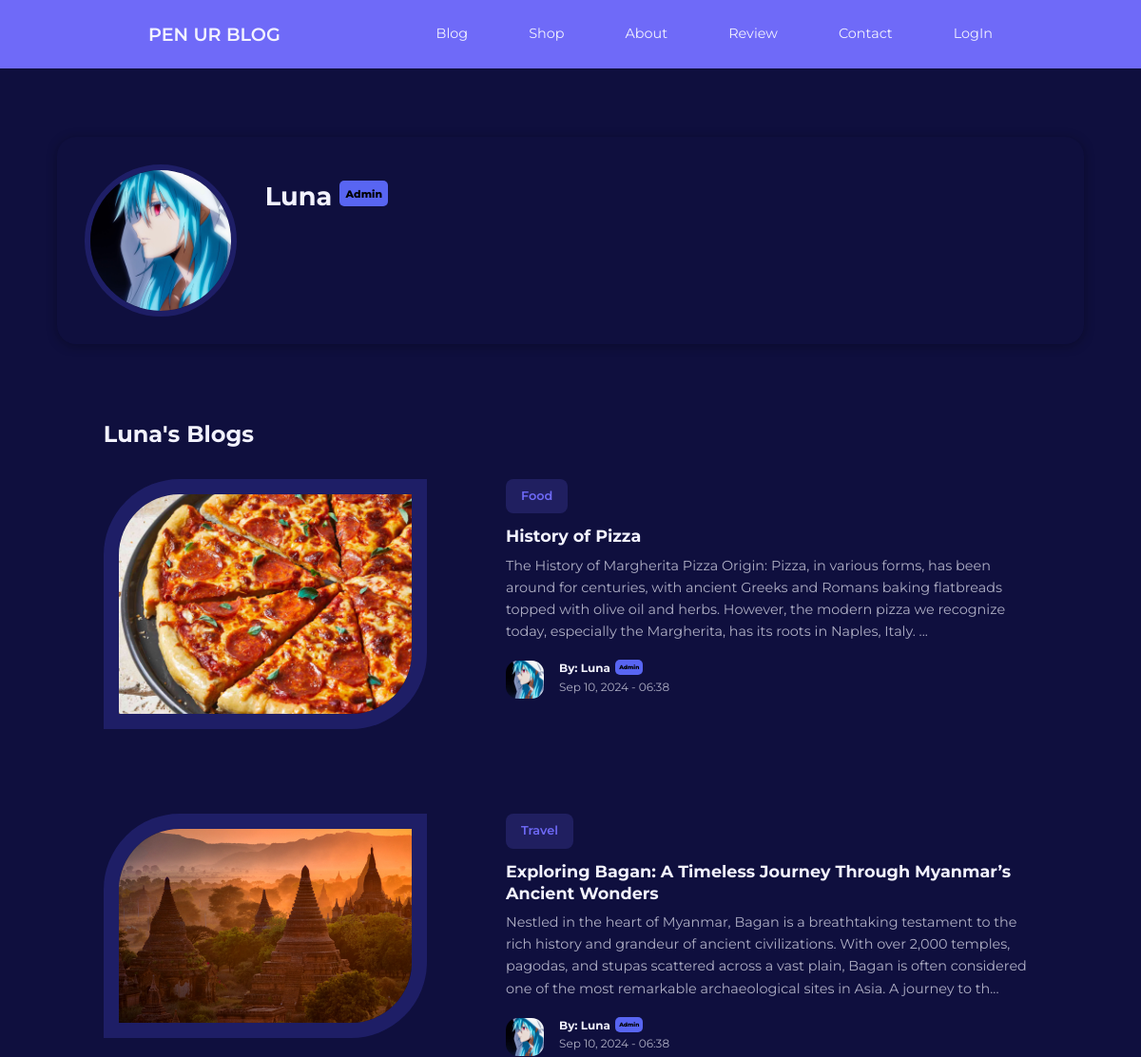
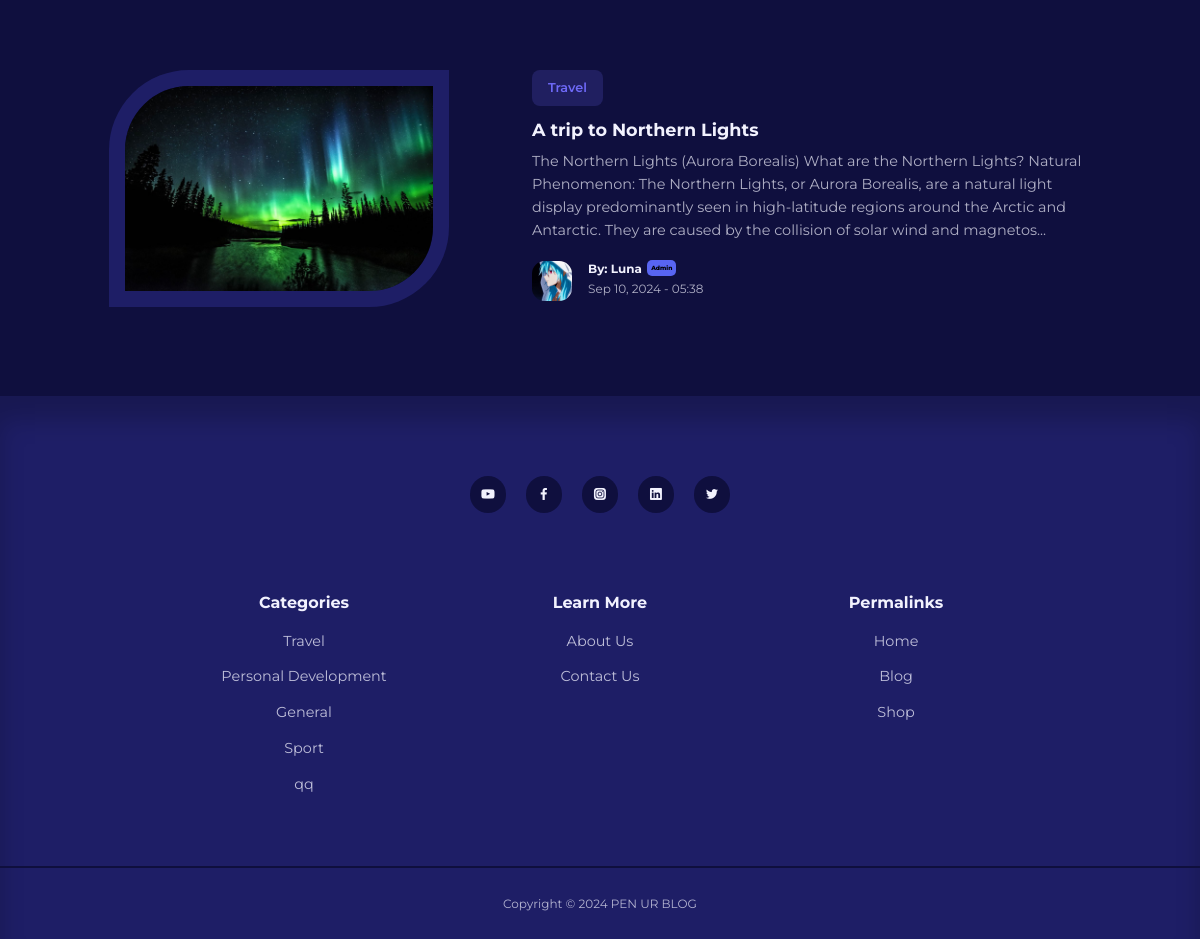
/blog/profile.php?id=27, run on the app's committed database (2 pictures, top to bottom).
### tables this page shows
CREATE TABLE `users` (
  `id` int(11) UNSIGNED NOT NULL,
  `username` varchar(50) NOT NULL,
  `email` varchar(100) NOT NULL,
  `password` varchar(255) NOT NULL,
  `avatar` varchar(255) NOT NULL,
  `is_admin` tinyint(1) NOT NULL,
  `bio` varchar(255) NOT NULL,
  `reset_token_hash` varchar(64) DEFAULT NULL,
  `reset_token_expires_at` datetime DEFAULT NULL
);

CREATE TABLE `posts` (
  `id` int(11) UNSIGNED NOT NULL,
  `title` varchar(255) NOT NULL,
  `body` text NOT NULL,
  `thumbnail` varchar(255) NOT NULL,
  `date_time` timestamp NOT NULL DEFAULT current_timestamp(),
  `category_id` int(11) UNSIGNED DEFAULT NULL,
  `author_id` int(11) UNSIGNED NOT NULL,
  `is_featured` tinyint(1) NOT NULL
);

CREATE TABLE `categories` (
  `id` int(11) UNSIGNED NOT NULL,
  `title` varchar(50) NOT NULL,
  `description` text NOT NULL
);

### blog/profile.php (the view, shortened to what this page needs)
<?php
include 'partials/header.php';
$user_id = isset($_GET['id']) ? filter_var($_GET['id'], FILTER_SANITIZE_NUMBER_INT) : $_SESSION['user-id'];
$user_query = "SELECT * FROM users WHERE id = $user_id";
$user_result = mysqli_query($connection, $user_query);
$user = mysqli_fetch_assoc($user_result);
$posts_query = "SELECT posts.*, posts.id AS post_id, users.* FROM posts JOIN users ON posts.author_id = users.id WHERE users.id = $user_id ORDER BY posts.date_time DESC";
$posts = mysqli_query($connection, $posts_query);
$posts_count = mysqli_num_rows($posts);
$is_logged_in = isset($_SESSION['user-id']);
?>
<section>
    <div class="container divide">
        <section class="profile-info">
            <img src="<?= ROOT_URL . 'images/' . $user['avatar'] ?>" class="profile-pic">
            <div class="profile-details">
                <h2>
                    <?= $user['username'] ?>
                    <?php if ($user['is_admin'] == 1) : ?>
                        <b class="Admintag">Admin</b>
                    <?php endif ?>
                </h2>
            </div>
        </section>
        <section class="content">
            <div class="create-post">
                <h2>
                    <?php if ($is_logged_in && $user['id'] == $_SESSION['user-id']) : ?>
                         My Blogs
                    <?php else : ?>
                        <?= "{$user['username']}'s Blogs" ?>
                    <?php endif ?>
                </h2>
                <div class="post__container featured__container">
                    <?php if ($posts_count > 0) : ?>
                        <?php while ($post = mysqli_fetch_assoc($posts)) : ?>
                            <div class="post__thumbnail">
                                <img src="./images/<?= $post['thumbnail'] ?>">
                            </div>
                            <div class="profile__post__info">
                                <?php
                                    $category_id = $post['category_id'];
                                    $category_query = "SELECT * FROM categories WHERE id=$category_id";
                                    $category_result = mysqli_query($connection, $category_query);
                                    $category = mysqli_fetch_assoc($category_result);
                                ?>
                                <a href="<?= ROOT_URL ?>category-posts.php?id=<?= $post['category_id'] ?>" class="category__button"><?= $category['title'] ?></a>
                                <h3 class="post__title">
                                    <a href="<?= ROOT_URL ?>post.php?id=<?= $post['post_id'] ?>"><?= $post['title'] ?></a>
                                </h3>
                                <p class="post__body">
                                    <?= substr($post['body'], 0, 300) ?>...
                                </p>
                                <div class="post__author">
                                    <?php
                                        $author_id = $post['author_id'];
                                        $author_query = "SELECT * FROM users WHERE id=$author_id";
                                        $author_result = mysqli_query($connection, $author_query);
                                        $author = mysqli_fetch_assoc($author_result);
                                    ?>
                                    <div class="post__author-avatar">
                                        <img src="./images/<?= $author['avatar'] ?>">
                                    </div>
                                    <div class="post__author-info">
                                        <h5>
                                            By: <?= "{$author['username']}" ?>
                                            <?php if ($user['is_admin'] == 1) : ?>
                                                <b class="admin_tag">Admin</b>
                                            <?php endif ?>
                                        </h5>
                                        <small>
                                            <?= date("M d, Y - H:i", strtotime($post['date_time'])) ?>
                                        </small>
                                    </div>
                                </div>
                            </div>
                        <?php endwhile ?>
                    <?php else : ?>
                        <p>No posts available.</p>
                    <?php endif ?>
                </div>
            </div>
        </section>
    </div>
</section>
<?php
include 'partials/footer.php';
?>

### blog/partials/footer.php (shortened to what this page needs)
<?php
$category_query = "SELECT * FROM categories ORDER BY RAND() LIMIT 5";
$category_result = mysqli_query($connection, $category_query);
?>
<footer>
        <div class="footer__socials">
            <a href="https://youtube.com/egatortutorials" target="_blank"><i class="uil uil-youtube"></i></a>
            <a href="https://facebook.com" target="_blank"><i class="uil uil-facebook-f"></i></a>
            <a href="https://instagram.com" target="_blank"><i class="uil uil-instagram-alt"></i></a>
            <a href="https://linkedin.com" target="_blank"><i class="uil uil-linkedin"></i></a>
            <a href="https://twitter.com" target="_blank"><i class="uil uil-twitter"></i></a>
        </div>
        <div class="container footer__container">
            <article>
                <h4>Categories</h4>
                <ul>
                    <?php while ($category = mysqli_fetch_assoc($category_result)): ?>
                        <li><a href="<?= ROOT_URL ?>category-posts.php?id=<?= $category['id'] ?>"><?= $category['title']     ?></a></li>
                    <?php endwhile ?>
                </ul>
            </article>
            <article>
                <h4>Learn More</h4>
                <ul>
                    <li><a href="about.php">About Us</a></li>
                    <li><a href="contact.php">Contact Us</a></li>
                </ul>
            </article>
            <article>
                <h4>Permalinks</h4>
                <ul>
                    <li><a href="index.php">Home</a></li>
                    <li><a href="blog.php">Blog</a></li>
                    <li><a href="shop.php">Shop</a></li>
                </ul>
            </article>
        </div>
        <div class="footer__copyright">
            <small>Copyright &copy; 2024 PEN UR BLOG</small>
        </div>
    </footer>
</body>
</html>

### blog/css/style.css (style rules this page uses)
:root { --color-primary: #6f6af8; --color-primary-light: hsl(242, 91%, 69%, 18%); --color-primary-variant: #5854c7; --color-red: #da0f3f; --color-red-light: hsl(346, 87%, 46%, 15%); --color-green: #00c476; --color-green-light: hsl(156, 100%, 38%, 15%); --color-gray-900: #1e1e66; --color-gray-700: #2d2b7c; --color-gray-300: rgba(242, 242, 254, 0.3); --color-gray-200: rgba(242, 242, 254, 0.7); --color-white: #f2f2fe; --color-bg: #0f0f3e; --transition: all 300ms ease; --container-width-lg: 74%; --container-width-md: 88%; --form-width: 40%; --card-border-radius-1: 0.3rem; --card-border-radius-2: 0.5rem; --card-border-radius-3: 0.8rem; --card-border-radius-4: 2rem; --card-border-radius-5: 5rem; }
* { margin: 0; padding: 0; outline: 0; border: 0; appearance: 0; list-style: none; text-decoration: none; box-sizing: border-box; }
body { font-family: 'Montserrat', sans-serif; line-height: 1.6; color: var(--color-gray-200); overflow-x: hidden; background: var(--color-bg); font-size: 0.9em; }
.container { width: var(--container-width-lg); max-width: 1800px; margin-inline: auto; }
section { margin-top: 3rem; width: 100vw; }
h1, h2, h3, h4, h5 { color: var(--color-white); line-height: 1.3; }
h2 { font-size: 1.7rem; margin: 1rem 0; }
h3 { font-size: 1.1rem; margin: 0.8rem 0 0.5rem; }
h4 { font-size: 1rem; }
a { color: var(--color-white); transition: var(--transition); }
img { display: block; width: 100%; object-fit: cover; }
.category__button { background: var(--color-primary-light); color: var(--color-primary); display: inline-block; padding: 0.5rem 1rem; border-radius: var(--card-border-radius-2); font-weight: 600; font-size: 0.8rem; text-align: center; }
.post__thumbnail { border-radius: var(--card-border-radius-5) 0; border: 1rem solid var(--color-gray-900); overflow: hidden; margin-bottom: 1.6rem; }
.post__author { display: flex; gap: 1rem; margin-top: 1.2rem; }
.post__author-avatar { width: 2.5rem; height: 2.5rem; border-radius: var(--card-border-radius-3); overflow: hidden; }
.featured__container { display: grid; grid-template-columns: 1fr 1fr; gap: 4rem; }
footer { background: var(--color-gray-900); padding: 5rem 0 0; box-shadow: inset 0 1.5rem 1.5rem rgba(0, 0, 0, 0.2); }
.footer__socials { margin-inline: auto; width: fit-content; margin-bottom: 5rem; display: flex; justify-content: space-between; align-items: center; gap: 1.2rem; }
.footer__socials a { background: var(--color-bg); border-radius: 50%; width: 2.3rem; height: 2.3rem; display: flex; align-items: center; justify-content: center; }
.footer__container { display: grid; grid-template-columns: repeat(3, 1fr); text-align: center; }
footer h4 { color: var(--color-white); margin-bottom: 0.6rem; }
footer ul li { padding: 0.4rem 0; }
footer ul a { opacity: 0.75; }
.footer__copyright { text-align: center; padding: 1.5rem 0; border-top: 2px solid var(--color-bg); margin-top: 4rem; }
.profile-pic { width: 160px; height: 160px; border-radius: 50%; margin-right: 30px; border: 6px solid var(--color-gray-900); }
.content { width: 75em; padding: 0 2em 0 2em; margin-top: 3em; margin-bottom: 3em; margin-inline: auto; background-color: #0f0f3e; }
.profile-info { width: 75em; display: flex; margin-top: 10em; margin-inline: auto; padding: 2em; background-color: #0f0f3e; border-radius: 20px; box-shadow: 0 2px 12px rgba(0, 0, 0, 0.3); }
.profile-details { width: 650px; }
.profile-details h2 { font-size: 1.7rem; }
.create-post { background-color: #0f0f3e; padding: 20px; }
.create-post h2 { font-size: 1.5rem; color: var(--color-white); }
.divide { width: 100%; }
.Admintag { width: 5em; font-weight: 800; text-align: center; background-color: #5865F2; color: black; border-radius: 5px; padding: 6.5px; position: relative; bottom: 8px; font-size: 0.4em; }
.post__container { margin-top: 2rem; max-width: 1800px; }
.post__container .post__thumbnail { height: fit-content; width: var(--container-width-lg); }
.profile__post__info { margin-left: -100px; }
.admin_tag { width: 5em; font-weight: 800; text-align: center; background-color: #5865F2; color: black; border-radius: 5px; padding: 4px; position: relative; bottom: 3px; left: 2px; font-size: 0.5em; }

### data on the page
users: avatar (picture), username "Luna"
posts: thumbnail (picture), category.title "Food", title "History of Pizza", body "The History of Margherita Pizza Origin: Pizza, in various forms, has been around for centuries, with ancient Greeks and Romans baking flatbreads topped with olive oil and herbs. However, the modern pizza we recognize today, especially the Margherita, has its roots in Naples, Italy.", author.avatar (picture), author.username "Luna", date_time "Sep 10, 2024 - 06:38"
posts: thumbnail (picture), category.title "Travel", title "Exploring Bagan: A Timeless Journey Through Myanmar’s Ancient Wonders", body "Nestled in the heart of Myanmar, Bagan is a breathtaking testament to the rich history and grandeur of ancient civilizations. With over 2,000 temples, pagodas, and stupas scattered across a vast plain, Bagan is often considered one of the most remarkable archaeological sites in Asia. A journey to th", author.avatar (picture), author.username "Luna", date_time "Sep 10, 2024 - 06:38"
posts: thumbnail (picture), category.title "Travel", title "A trip to Northern Lights", body "The Northern Lights (Aurora Borealis) What are the Northern Lights? Natural Phenomenon: The Northern Lights, or Aurora Borealis, are a natural light display predominantly seen in high-latitude regions around the Arctic and Antarctic. They are caused by the collision of solar wind and magnetos", author.avatar (picture), author.username "Luna", date_time "Sep 10, 2024 - 05:38"
categories: title "Travel"
categories: title "Personal Development"
categories: title "General"
categories: title "Sport"
categories: title "qq"
